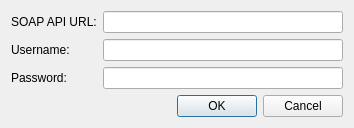
<?xml version="1.0" encoding="UTF-8"?>
<ui version="4.0">
 <class>SugarConfig</class>
 <widget class="QDialog" name="SugarConfig">
  <property name="geometry">
   <rect>
    <x>0</x>
    <y>0</y>
    <width>354</width>
    <height>120</height>
   </rect>
  </property>
  <property name="windowTitle">
   <string>Akonadi SugarCRM Resource</string>
  </property>
  <layout class="QVBoxLayout" name="verticalLayout">
   <item>
    <layout class="QFormLayout" name="formLayout">
     <item row="0" column="0">
      <widget class="QLabel" name="label">
       <property name="text">
        <string>SOAP API URL:</string>
       </property>
      </widget>
     </item>
     <item row="1" column="0">
      <widget class="QLabel" name="label_2">
       <property name="text">
        <string>Username:</string>
       </property>
      </widget>
     </item>
     <item row="1" column="1">
      <widget class="QLineEdit" name="username"/>
     </item>
     <item row="2" column="0">
      <widget class="QLabel" name="label_3">
       <property name="text">
        <string>Password:</string>
       </property>
      </widget>
     </item>
     <item row="2" column="1">
      <widget class="QLineEdit" name="password">
       <property name="inputMethodHints">
        <set>Qt::ImhHiddenText|Qt::ImhNoAutoUppercase|Qt::ImhNoPredictiveText</set>
       </property>
       <property name="echoMode">
        <enum>QLineEdit::Password</enum>
       </property>
      </widget>
     </item>
     <item row="0" column="1">
      <widget class="QLineEdit" name="url"/>
     </item>
    </layout>
   </item>
   <item>
    <spacer name="verticalSpacer">
     <property name="orientation">
      <enum>Qt::Vertical</enum>
     </property>
     <property name="sizeHint" stdset="0">
      <size>
       <width>20</width>
       <height>40</height>
      </size>
     </property>
    </spacer>
   </item>
   <item>
    <widget class="QDialogButtonBox" name="buttonBox">
     <property name="orientation">
      <enum>Qt::Horizontal</enum>
     </property>
     <property name="standardButtons">
      <set>QDialogButtonBox::Cancel|QDialogButtonBox::Ok</set>
     </property>
    </widget>
   </item>
  </layout>
 </widget>
 <tabstops>
  <tabstop>url</tabstop>
  <tabstop>username</tabstop>
  <tabstop>password</tabstop>
  <tabstop>buttonBox</tabstop>
 </tabstops>
 <resources/>
 <connections>
  <connection>
   <sender>buttonBox</sender>
   <signal>accepted()</signal>
   <receiver>SugarConfig</receiver>
   <slot>accept()</slot>
   <hints>
    <hint type="sourcelabel">
     <x>248</x>
     <y>254</y>
    </hint>
    <hint type="destinationlabel">
     <x>157</x>
     <y>274</y>
    </hint>
   </hints>
  </connection>
  <connection>
   <sender>buttonBox</sender>
   <signal>rejected()</signal>
   <receiver>SugarConfig</receiver>
   <slot>reject()</slot>
   <hints>
    <hint type="sourcelabel">
     <x>316</x>
     <y>260</y>
    </hint>
    <hint type="destinationlabel">
     <x>286</x>
     <y>274</y>
    </hint>
   </hints>
  </connection>
 </connections>
</ui>
